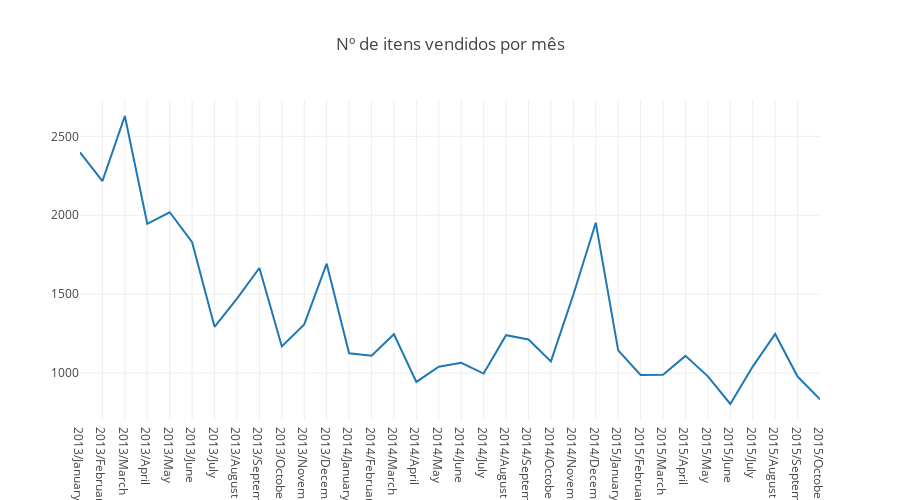

Notebook code for this chart:
### Code cell
trace1 = go.Scatter(
    x=date_range,
    y=items_sold,
    name='shop ' + str(shop),
)
fig = tools.make_subplots(rows=1, cols=1)

fig.append_trace(trace1, 1, 1)

fig['layout'].update(height=500, width=900, title='Nº de itens vendidos por mês',
                     xaxis = dict())
iplot(fig)

### Figure 1 — Plotly figure (JSON) as saved in the notebook; plotly's stock layout.template omitted (floating-point values rounded to 4 significant figures)
{"data": [{"name": "shop 37", "type": "scatter", "uid": "fdaa5bf5-07fc-4896-8cee-39737099979a", "x": ["2013/January", "2013/February", "2013/March", "2013/April", "2013/May", "2013/June", "2013/July", "2013/August", "2013/September", "2013/October", "2013/November", "2013/December", "2014/January", "2014/February", "2014/March", "2014/April", "2014/May", "2014/June", "2014/July", "2014/August", "2014/September", "2014/October", "2014/November", "2014/December", "2015/January", "2015/February", "2015/March", "2015/April", "2015/May", "2015/June", "2015/July", "2015/August", "2015/September", "2015/October"], "xaxis": "x", "y": [2399, 2216, 2629, 1946, 2019, 1829, 1293, 1472, 1666, 1169, 1308, 1693, 1125, 1110, 1246, 944, 1040, 1065, 997, 1240, 1213, 1074, 1496, 1953, 1144, 988, 990, 1109, 979, 804, 1041, 1248, 978, 833], "yaxis": "y"}], "layout": {"height": 500, "title": {"text": "Nº de itens vendidos por mês"}, "width": 900, "xaxis": {"anchor": "y", "domain": [0, 1]}, "yaxis": {"anchor": "x", "domain": [0, 1]}}}
